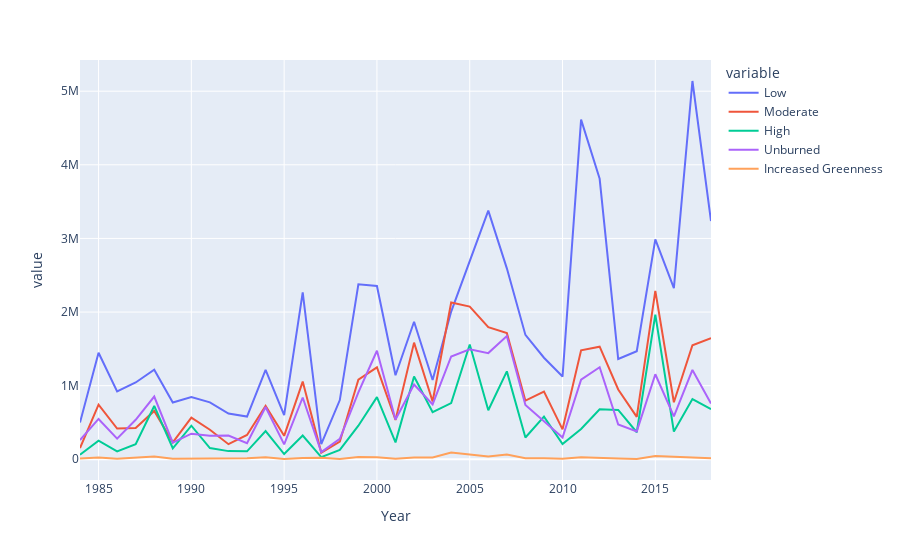

Here is the notebook cell this chart was saved with:
### Markdown cell above
### In this line plot, we can see that the damage done by wildfires has increased. 
##### Low damaging fires may be incorrectly catagorized in this dataset. Could be an anamoly
##### However, this may indicate variability in what is catergorized as a 'low damage fire'
###### Other data points towards less fires, but each are more destructive, preventing new fires from even forming.

### Code cell
fig = px.line(intensity, x='Year', y=['Low','Moderate','High','Unburned','Increased Greenness'])
fig.show()
